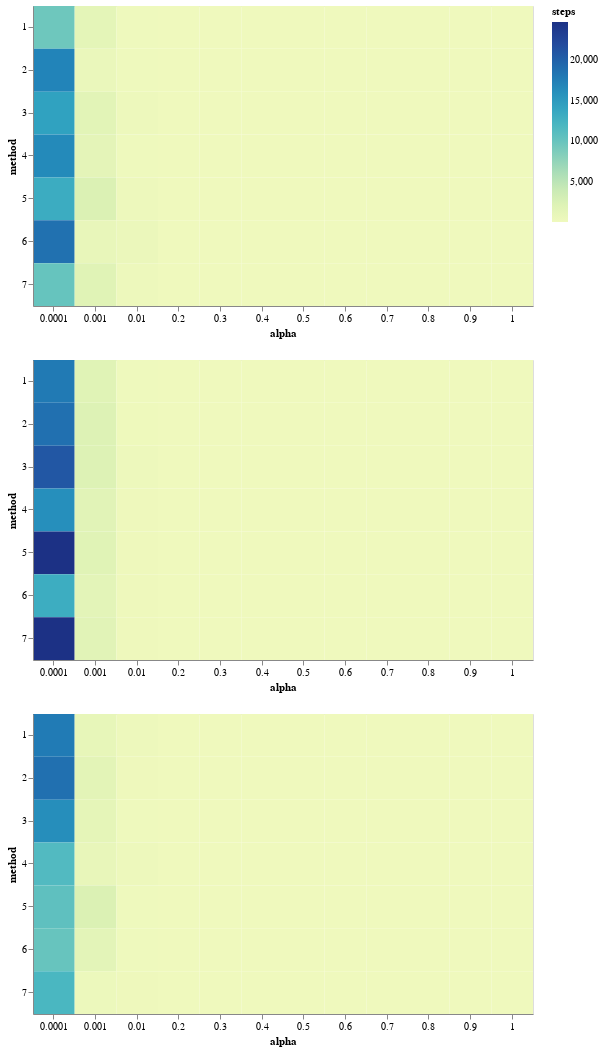

The notebook cell this image was saved under:
### Code cell
import altair as alt

def create_heatmap(df, graph):
  return alt.Chart(df[df['graph'] == graph]).mark_rect().encode(
    x = alt.X('alpha:O', title='alpha', axis=alt.Axis(labelAngle=0)),
    y = alt.Y('method:O', title='method'),
    color = alt.Color('steps:Q', title='steps')
  ).properties(
    width=500,
    height=300
  )

create_heatmap(df, 0) & create_heatmap(df, 1) & create_heatmap(df, 2)

### Figure 1 — Vega-Lite specification as saved in the notebook (floating-point values rounded to 4 significant figures)
{"config": {"view": {"continuousWidth": 300, "continuousHeight": 300}}, "vconcat": [{"data": {"name": "data-f66fe24d639f9b2248b45685d7f889a3"}, "mark": {"type": "rect"}, "encoding": {"color": {"field": "steps", "title": "steps", "type": "quantitative"}, "x": {"axis": {"labelAngle": 0}, "field": "alpha", "title": "alpha", "type": "ordinal"}, "y": {"field": "method", "title": "method", "type": "ordinal"}}, "height": 300, "width": 500}, {"data": {"name": "data-ef84e82439aecb68471e25d92de2abbd"}, "mark": {"type": "rect"}, "encoding": {"color": {"field": "steps", "title": "steps", "type": "quantitative"}, "x": {"axis": {"labelAngle": 0}, "field": "alpha", "title": "alpha", "type": "ordinal"}, "y": {"field": "method", "title": "method", "type": "ordinal"}}, "height": 300, "width": 500}, {"data": {"name": "data-70726a38a2c74ab7af15eee44c458581"}, "mark": {"type": "rect"}, "encoding": {"color": {"field": "steps", "title": "steps", "type": "quantitative"}, "x": {"axis": {"labelAngle": 0}, "field": "alpha", "title": "alpha", "type": "ordinal"}, "y": {"field": "method", "title": "method", "type": "ordinal"}}, "height": 300, "width": 500}], "$schema": "https://vega.github.io/schema/vega-lite/v5.15.1.json", "datasets": {"data-f66fe24d639f9b2248b45685d7f889a3": [{"steps": 9590, "graph": 0, "alpha": 0.0001, "method": 1}, {"steps": 17114, "graph": 0, "alpha": 0.0001, "method": 2}, {"steps": 14432, "graph": 0, "alpha": 0.0001, "method": 3}, {"steps": 16619, "graph": 0, "alpha": 0.0001, "method": 4}, {"steps": 13231, "graph": 0, "alpha": 0.0001, "method": 5}, {"steps": 18658, "graph": 0, "alpha": 0.0001, "method": 6}, {"steps": 10098, "graph": 0, "alpha": 0.0001, "method": 7}, {"steps": 1369, "graph": 0, "alpha": 0.001, "method": 1}, {"steps": 639, "graph": 0, "alpha": 0.001, "method": 2}, {"steps": 1640, "graph": 0, "alpha": 0.001, "method": 3}, {"steps": 1424, "graph": 0, "alpha": 0.001, "method": 4}, {"steps": 2470, "graph": 0, "alpha": 0.001, "method": 5}, {"steps": 915, "graph": 0, "alpha": 0.001, "method": 6}, {"steps": 1806, "graph": 0, "alpha": 0.001, "method": 7}, {"steps": 87, "graph": 0, "alpha": 0.01, "method": 1}, {"steps": 119, "graph": 0, "alpha": 0.01, "method": 2}, {"steps": 197, "graph": 0, "alpha": 0.01, "method": 3}, {"steps": 71, "graph": 0, "alpha": 0.01, "method": 4}, {"steps": 241, "graph": 0, "alpha": 0.01, "method": 5}, {"steps": 521, "graph": 0, "alpha": 0.01, "method": 6}, {"steps": 247, "graph": 0, "alpha": 0.01, "method": 7}, {"steps": 9, "graph": 0, "alpha": 0.2, "method": 1}, {"steps": 6, "graph": 0, "alpha": 0.2, "method": 2}, {"steps": 9, "graph": 0, "alpha": 0.2, "method": 3}, {"steps": 6, "graph": 0, "alpha": 0.2, "method": 4}, {"steps": 6, "graph": 0, "alpha": 0.2, "method": 5}, {"steps": 4, "graph": 0, "alpha": 0.2, "method": 6}, {"steps": 7, "graph": 0, "alpha": 0.2, "method": 7}, {"steps": 4, "graph": 0, "alpha": 0.3, "method": 1}, {"steps": 3, "graph": 0, "alpha": 0.3, "method": 2}, {"steps": 6, "graph": 0, "alpha": 0.3, "method": 3}, {"steps": 5, "graph": 0, "alpha": 0.3, "method": 4}, {"steps": 5, "graph": 0, "alpha": 0.3, "method": 5}, {"steps": 5, "graph": 0, "alpha": 0.3, "method": 6}, {"steps": 7, "graph": 0, "alpha": 0.3, "method": 7}, {"steps": 7, "graph": 0, "alpha": 0.4, "method": 1}, {"steps": 5, "graph": 0, "alpha": 0.4, "method": 2}, {"steps": 5, "graph": 0, "alpha": 0.4, "method": 3}, {"steps": 3, "graph": 0, "alpha": 0.4, "method": 4}, {"steps": 8, "graph": 0, "alpha": 0.4, "method": 5}, {"steps": 3, "graph": 0, "alpha": 0.4, "method": 6}, {"steps": 5, "graph": 0, "alpha": 0.4, "method": 7}, {"steps": 5, "graph": 0, "alpha": 0.5, "method": 1}, {"steps": 3, "graph": 0, "alpha": 0.5, "method": 2}, {"steps": 5, "graph": 0, "alpha": 0.5, "method": 3}, {"steps": 4, "graph": 0, "alpha": 0.5, "method": 4}, {"steps": 4, "graph": 0, "alpha": 0.5, "method": 5}, {"steps": 3, "graph": 0, "alpha": 0.5, "method": 6}, {"steps": 3, "graph": 0, "alpha": 0.5, "method": 7}, {"steps": 4, "graph": 0, "alpha": 0.6, "method": 1}, {"steps": 2, "graph": 0, "alpha": 0.6, "method": 2}, {"steps": 5, "graph": 0, "alpha": 0.6, "method": 3}, {"steps": 3, "graph": 0, "alpha": 0.6, "method": 4}, {"steps": 4, "graph": 0, "alpha": 0.6, "method": 5}, {"steps": 2, "graph": 0, "alpha": 0.6, "method": 6}, {"steps": 3, "graph": 0, "alpha": 0.6, "method": 7}, {"steps": 3, "graph": 0, "alpha": 0.7, "method": 1}, {"steps": 2, "graph": 0, "alpha": 0.7, "method": 2}, {"steps": 4, "graph": 0, "alpha": 0.7, "method": 3}, {"steps": 3, "graph": 0, "alpha": 0.7, "method": 4}, {"steps": 3, "graph": 0, "alpha": 0.7, "method": 5}, {"steps": 2, "graph": 0, "alpha": 0.7, "method": 6}, {"steps": 3, "graph": 0, "alpha": 0.7, "method": 7}, {"steps": 4, "graph": 0, "alpha": 0.8, "method": 1}, {"steps": 2, "graph": 0, "alpha": 0.8, "method": 2}, {"steps": 3, "graph": 0, "alpha": 0.8, "method": 3}, {"steps": 2, "graph": 0, "alpha": 0.8, "method": 4}, {"steps": 3, "graph": 0, "alpha": 0.8, "method": 5}, {"steps": 2, "graph": 0, "alpha": 0.8, "method": 6}, {"steps": 4, "graph": 0, "alpha": 0.8, "method": 7}, {"steps": 3, "graph": 0, "alpha": 0.9, "method": 1}, {"steps": 2, "graph": 0, "alpha": 0.9, "method": 2}, {"steps": 3, "graph": 0, "alpha": 0.9, "method": 3}, {"steps": 2, "graph": 0, "alpha": 0.9, "method": 4}, {"steps": 4, "graph": 0, "alpha": 0.9, "method": 5}, {"steps": 2, "graph": 0, "alpha": 0.9, "method": 6}, {"steps": 3, "graph": 0, "alpha": 0.9, "method": 7}, {"steps": 3, "graph": 0, "alpha": 1.0, "method": 1}, {"steps": 2, "graph": 0, "alpha": 1.0, "method": 2}, {"steps": 3, "graph": 0, "alpha": 1.0, "method": 3}, {"steps": 2, "graph": 0, "alpha": 1.0, "method": 4}, {"steps": 3, "graph": 0, "alpha": 1.0, "method": 5}, {"steps": 2, "graph": 0, "alpha": 1.0, "method": 6}, {"steps": 3, "graph": 0, "alpha": 1.0, "method": 7}], "data-ef84e82439aecb68471e25d92de2abbd": [{"steps": 17946, "graph": 1, "alpha": 0.0001, "method": 1}, {"steps": 18767, "graph": 1, "alpha": 0.0001, "method": 2}, {"steps": 20828, "graph": 1, "alpha": 0.0001, "method": 3}, {"steps": 16207, "graph": 1, "alpha": 0.0001, "method": 4}, {"steps": 24733, "graph": 1, "alpha": 0.0001, "method": 5}, {"steps": 13141, "graph": 1, "alpha": 0.0001, "method": 6}, {"steps": 24697, "graph": 1, "alpha": 0.0001, "method": 7}, {"steps": 1813, "graph": 1, "alpha": 0.001, "method": 1}, {"steps": 2282, "graph": 1, "alpha": 0.001, "method": 2}, {"steps": 2207, "graph": 1, "alpha": 0.001, "method": 3}, {"steps": 1778, "graph": 1, "alpha": 0.001, "method": 4}, {"steps": 1911, "graph": 1, "alpha": 0.001, "method": 5}, {"steps": 1465, "graph": 1, "alpha": 0.001, "method": 6}, {"steps": 1772, "graph": 1, "alpha": 0.001, "method": 7}, {"steps": 110, "graph": 1, "alpha": 0.01, "method": 1}, {"steps": 143, "graph": 1, "alpha": 0.01, "method": 2}, {"steps": 251, "graph": 1, "alpha": 0.01, "method": 3}, {"steps": 172, "graph": 1, "alpha": 0.01, "method": 4}, {"steps": 179, "graph": 1, "alpha": 0.01, "method": 5}, {"steps": 164, "graph": 1, "alpha": 0.01, "method": 6}, {"steps": 185, "graph": 1, "alpha": 0.01, "method": 7}, {"steps": 16, "graph": 1, "alpha": 0.2, "method": 1}, {"steps": 8, "graph": 1, "alpha": 0.2, "method": 2}, {"steps": 13, "graph": 1, "alpha": 0.2, "method": 3}, {"steps": 6, "graph": 1, "alpha": 0.2, "method": 4}, {"steps": 6, "graph": 1, "alpha": 0.2, "method": 5}, {"steps": 10, "graph": 1, "alpha": 0.2, "method": 6}, {"steps": 7, "graph": 1, "alpha": 0.2, "method": 7}, {"steps": 7, "graph": 1, "alpha": 0.3, "method": 1}, {"steps": 8, "graph": 1, "alpha": 0.3, "method": 2}, {"steps": 6, "graph": 1, "alpha": 0.3, "method": 3}, {"steps": 5, "graph": 1, "alpha": 0.3, "method": 4}, {"steps": 10, "graph": 1, "alpha": 0.3, "method": 5}, {"steps": 6, "graph": 1, "alpha": 0.3, "method": 6}, {"steps": 6, "graph": 1, "alpha": 0.3, "method": 7}, {"steps": 5, "graph": 1, "alpha": 0.4, "method": 1}, {"steps": 3, "graph": 1, "alpha": 0.4, "method": 2}, {"steps": 5, "graph": 1, "alpha": 0.4, "method": 3}, {"steps": 7, "graph": 1, "alpha": 0.4, "method": 4}, {"steps": 4, "graph": 1, "alpha": 0.4, "method": 5}, {"steps": 4, "graph": 1, "alpha": 0.4, "method": 6}, {"steps": 6, "graph": 1, "alpha": 0.4, "method": 7}, {"steps": 6, "graph": 1, "alpha": 0.5, "method": 1}, {"steps": 4, "graph": 1, "alpha": 0.5, "method": 2}, {"steps": 7, "graph": 1, "alpha": 0.5, "method": 3}, {"steps": 3, "graph": 1, "alpha": 0.5, "method": 4}, {"steps": 5, "graph": 1, "alpha": 0.5, "method": 5}, {"steps": 4, "graph": 1, "alpha": 0.5, "method": 6}, {"steps": 4, "graph": 1, "alpha": 0.5, "method": 7}, {"steps": 3, "graph": 1, "alpha": 0.6, "method": 1}, {"steps": 3, "graph": 1, "alpha": 0.6, "method": 2}, {"steps": 3, "graph": 1, "alpha": 0.6, "method": 3}, {"steps": 6, "graph": 1, "alpha": 0.6, "method": 4}, {"steps": 4, "graph": 1, "alpha": 0.6, "method": 5}, {"steps": 4, "graph": 1, "alpha": 0.6, "method": 6}, {"steps": 5, "graph": 1, "alpha": 0.6, "method": 7}, {"steps": 4, "graph": 1, "alpha": 0.7, "method": 1}, {"steps": 3, "graph": 1, "alpha": 0.7, "method": 2}, {"steps": 3, "graph": 1, "alpha": 0.7, "method": 3}, {"steps": 2, "graph": 1, "alpha": 0.7, "method": 4}, {"steps": 3, "graph": 1, "alpha": 0.7, "method": 5}, {"steps": 3, "graph": 1, "alpha": 0.7, "method": 6}, {"steps": 4, "graph": 1, "alpha": 0.7, "method": 7}, {"steps": 4, "graph": 1, "alpha": 0.8, "method": 1}, {"steps": 2, "graph": 1, "alpha": 0.8, "method": 2}, {"steps": 3, "graph": 1, "alpha": 0.8, "method": 3}, {"steps": 2, "graph": 1, "alpha": 0.8, "method": 4}, {"steps": 3, "graph": 1, "alpha": 0.8, "method": 5}, {"steps": 2, "graph": 1, "alpha": 0.8, "method": 6}, {"steps": 5, "graph": 1, "alpha": 0.8, "method": 7}, {"steps": 3, "graph": 1, "alpha": 0.9, "method": 1}, {"steps": 2, "graph": 1, "alpha": 0.9, "method": 2}, {"steps": 3, "graph": 1, "alpha": 0.9, "method": 3}, {"steps": 2, "graph": 1, "alpha": 0.9, "method": 4}, {"steps": 3, "graph": 1, "alpha": 0.9, "method": 5}, {"steps": 2, "graph": 1, "alpha": 0.9, "method": 6}, {"steps": 3, "graph": 1, "alpha": 0.9, "method": 7}, {"steps": 3, "graph": 1, "alpha": 1.0, "method": 1}, {"steps": 2, "graph": 1, "alpha": 1.0, "method": 2}, {"steps": 3, "graph": 1, "alpha": 1.0, "method": 3}, {"steps": 2, "graph": 1, "alpha": 1.0, "method": 4}, {"steps": 3, "graph": 1, "alpha": 1.0, "method": 5}, {"steps": 2, "graph": 1, "alpha": 1.0, "method": 6}, {"steps": 3, "graph": 1, "alpha": 1.0, "method": 7}], "data-70726a38a2c74ab7af15eee44c458581": [{"steps": 17867, "graph": 2, "alpha": 0.0001, "method": 1}, {"steps": 18760, "graph": 2, "alpha": 0.0001, "method": 2}, {"steps": 16240, "graph": 2, "alpha": 0.0001, "method": 3}, {"steps": 11479, "graph": 2, "alpha": 0.0001, "method": 4}, {"steps": 10577, "graph": 2, "alpha": 0.0001, "method": 5}, {"steps": 10001, "graph": 2, "alpha": 0.0001, "method": 6}, {"steps": 11996, "graph": 2, "alpha": 0.0001, "method": 7}, {"steps": 979, "graph": 2, "alpha": 0.001, "method": 1}, {"steps": 1518, "graph": 2, "alpha": 0.001, "method": 2}, {"steps": 1300, "graph": 2, "alpha": 0.001, "method": 3}, {"steps": 839, "graph": 2, "alpha": 0.001, "method": 4}, {"steps": 2458, "graph": 2, "alpha": 0.001, "method": 5}, {"steps": 1486, "graph": 2, "alpha": 0.001, "method": 6}, {"steps": 321, "graph": 2, "alpha": 0.001, "method": 7}, {"steps": 218, "graph": 2, "alpha": 0.01, "method": 1}, {"steps": 186, "graph": 2, "alpha": 0.01, "method": 2}, {"steps": 81, "graph": 2, "alpha": 0.01, "method": 3}, {"steps": 197, "graph": 2, "alpha": 0.01, "method": 4}, {"steps": 130, "graph": 2, "alpha": 0.01, "method": 5}, {"steps": 121, "graph": 2, "alpha": 0.01, "method": 6}, {"steps": 181, "graph": 2, "alpha": 0.01, "method": 7}, {"steps": 10, "graph": 2, "alpha": 0.2, "method": 1}, {"steps": 6, "graph": 2, "alpha": 0.2, "method": 2}, {"steps": 12, "graph": 2, "alpha": 0.2, "method": 3}, {"steps": 6, "graph": 2, "alpha": 0.2, "method": 4}, {"steps": 9, "graph": 2, "alpha": 0.2, "method": 5}, {"steps": 4, "graph": 2, "alpha": 0.2, "method": 6}, {"steps": 8, "graph": 2, "alpha": 0.2, "method": 7}, {"steps": 6, "graph": 2, "alpha": 0.3, "method": 1}, {"steps": 5, "graph": 2, "alpha": 0.3, "method": 2}, {"steps": 6, "graph": 2, "alpha": 0.3, "method": 3}, {"steps": 5, "graph": 2, "alpha": 0.3, "method": 4}, {"steps": 7, "graph": 2, "alpha": 0.3, "method": 5}, {"steps": 6, "graph": 2, "alpha": 0.3, "method": 6}, {"steps": 6, "graph": 2, "alpha": 0.3, "method": 7}, {"steps": 5, "graph": 2, "alpha": 0.4, "method": 1}, {"steps": 5, "graph": 2, "alpha": 0.4, "method": 2}, {"steps": 6, "graph": 2, "alpha": 0.4, "method": 3}, {"steps": 3, "graph": 2, "alpha": 0.4, "method": 4}, {"steps": 4, "graph": 2, "alpha": 0.4, "method": 5}, {"steps": 5, "graph": 2, "alpha": 0.4, "method": 6}, {"steps": 7, "graph": 2, "alpha": 0.4, "method": 7}, {"steps": 4, "graph": 2, "alpha": 0.5, "method": 1}, {"steps": 3, "graph": 2, "alpha": 0.5, "method": 2}, {"steps": 5, "graph": 2, "alpha": 0.5, "method": 3}, {"steps": 3, "graph": 2, "alpha": 0.5, "method": 4}, {"steps": 3, "graph": 2, "alpha": 0.5, "method": 5}, {"steps": 5, "graph": 2, "alpha": 0.5, "method": 6}, {"steps": 4, "graph": 2, "alpha": 0.5, "method": 7}, {"steps": 3, "graph": 2, "alpha": 0.6, "method": 1}, {"steps": 3, "graph": 2, "alpha": 0.6, "method": 2}, {"steps": 4, "graph": 2, "alpha": 0.6, "method": 3}, {"steps": 4, "graph": 2, "alpha": 0.6, "method": 4}, {"steps": 3, "graph": 2, "alpha": 0.6, "method": 5}, {"steps": 2, "graph": 2, "alpha": 0.6, "method": 6}, {"steps": 3, "graph": 2, "alpha": 0.6, "method": 7}, {"steps": 3, "graph": 2, "alpha": 0.7, "method": 1}, {"steps": 3, "graph": 2, "alpha": 0.7, "method": 2}, {"steps": 3, "graph": 2, "alpha": 0.7, "method": 3}, {"steps": 2, "graph": 2, "alpha": 0.7, "method": 4}, {"steps": 3, "graph": 2, "alpha": 0.7, "method": 5}, {"steps": 3, "graph": 2, "alpha": 0.7, "method": 6}, {"steps": 3, "graph": 2, "alpha": 0.7, "method": 7}, {"steps": 3, "graph": 2, "alpha": 0.8, "method": 1}, {"steps": 3, "graph": 2, "alpha": 0.8, "method": 2}, {"steps": 3, "graph": 2, "alpha": 0.8, "method": 3}, {"steps": 3, "graph": 2, "alpha": 0.8, "method": 4}, {"steps": 2, "graph": 2, "alpha": 0.8, "method": 5}, {"steps": 3, "graph": 2, "alpha": 0.8, "method": 6}, {"steps": 2, "graph": 2, "alpha": 0.8, "method": 7}, {"steps": 2, "graph": 2, "alpha": 0.9, "method": 1}, {"steps": 2, "graph": 2, "alpha": 0.9, "method": 2}, {"steps": 3, "graph": 2, "alpha": 0.9, "method": 3}, {"steps": 3, "graph": 2, "alpha": 0.9, "method": 4}, {"steps": 3, "graph": 2, "alpha": 0.9, "method": 5}, {"steps": 2, "graph": 2, "alpha": 0.9, "method": 6}, {"steps": 2, "graph": 2, "alpha": 0.9, "method": 7}, {"steps": 2, "graph": 2, "alpha": 1.0, "method": 1}, {"steps": 2, "graph": 2, "alpha": 1.0, "method": 2}, {"steps": 2, "graph": 2, "alpha": 1.0, "method": 3}, {"steps": 2, "graph": 2, "alpha": 1.0, "method": 4}, {"steps": 2, "graph": 2, "alpha": 1.0, "method": 5}, {"steps": 2, "graph": 2, "alpha": 1.0, "method": 6}, {"steps": 2, "graph": 2, "alpha": 1.0, "method": 7}]}}
